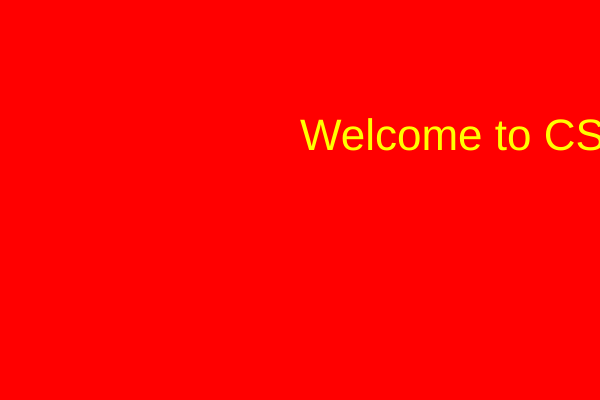
Frame 1 (no input)
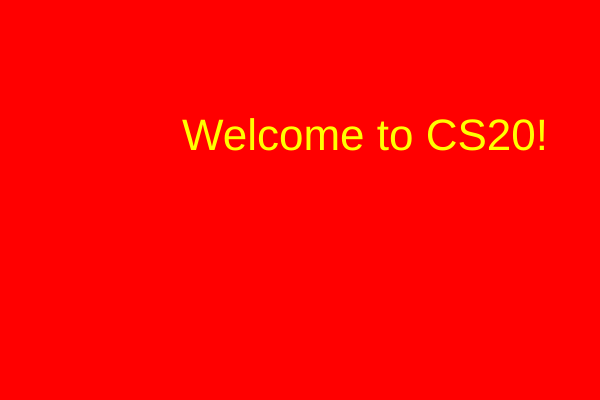
Frame 60 (no input)
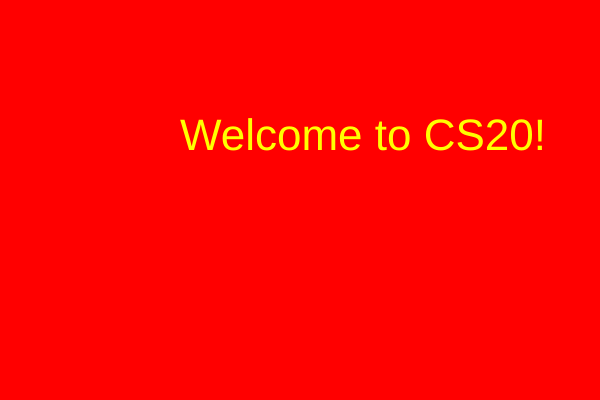
Frame 120 (the mouse pressed at the canvas centre since frame 60)

The p5.js sketch that drew these frames (run headless with seeded random() and noise() and a simulated clock; from frame 60 on, the mouse is pressed at the canvas centre):

// p5.js sketch
// ── sketch.js
/*
* CS 20
* Unit 1
* Example 2
*/

/** Global Variables */
let textX = 300;
let isRunning = true;

function setup() {
  let sketch = createCanvas(600, 400);
}

function draw() {
  background(255, 0, 0);

  noStroke();
  fill(255, 255, 0);
  textSize(44);
  text("Welcome to CS20!", textX, 150);
  //animation, move to the left
  if (isRunning == true) {  
    textX = textX - 2;

    if (textX < -250) {
      textX = 600;
      print("too far right, restart on the left");
    }
  }
}

function mousePressed() {
  isRunning = false;
}

function mouseReleased(){
  isRunning = true;
}
